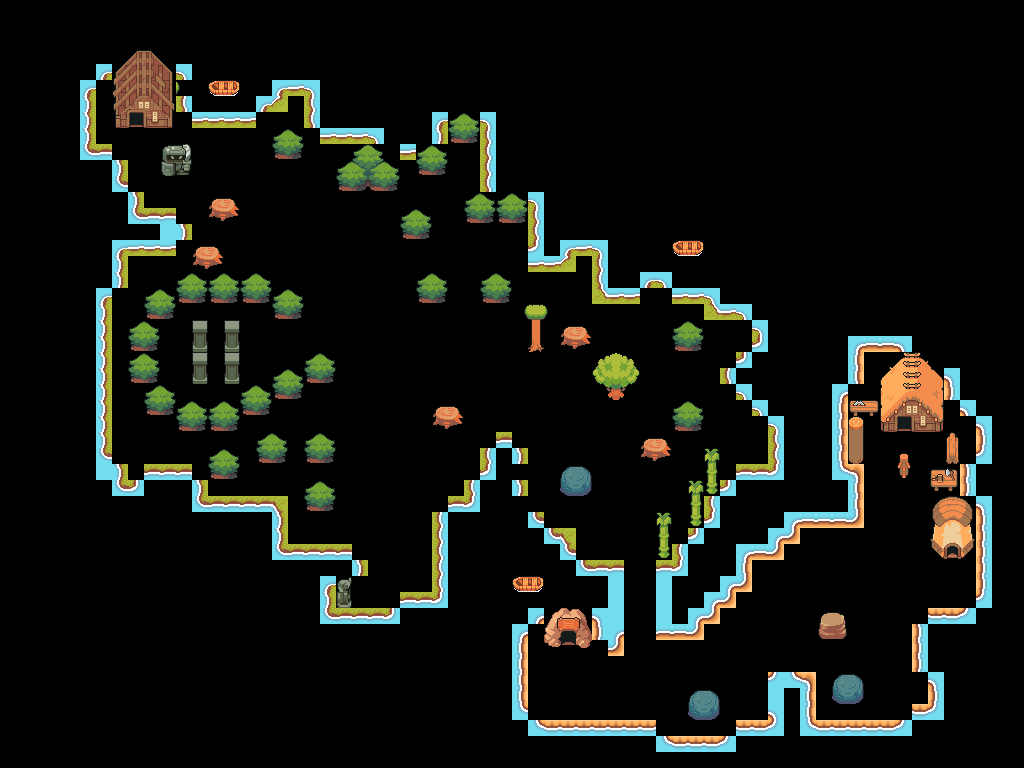

The image is a tile-based game level rendered from a .tmx file. Its description and source (layers, tilesets, objects; grid data summarised) follow:
An orthogonal 64x48 tile map with 16x16 px tiles, 1 tile layer (blocked), 2 hidden layers not drawn, 9 tilesets and 32 objects.

<map version="1.9" tiledversion="1.9.2" orientation="orthogonal" renderorder="right-down" width="64" height="48" tilewidth="16" tileheight="16" infinite="0" nextlayerid="25" nextobjectid="96">
 <editorsettings>
  <export target="../../../assets/level/Toussaint.json" format="json" />
 </editorsettings>
 <tileset firstgid="1" name="TilesetFloor" tilewidth="16" tileheight="16" tilecount="572" columns="22">
  <image source="TilesetFloor.png" width="352" height="417" />
 </tileset>
 <tileset firstgid="573" name="TilesetNature" tilewidth="16" tileheight="16" tilecount="336" columns="16">
  <image source="TilesetNature.png" width="256" height="336" />
 </tileset>
 <tileset firstgid="909" name="TilesetWater" tilewidth="16" tileheight="16" tilecount="476" columns="28">
  <image source="TilesetWater.png" width="448" height="272" />
 </tileset>
 <tileset firstgid="1385" name="TilesetHouse" tilewidth="16" tileheight="16" tilecount="759" columns="33">
  <image source="TilesetHouse.png" width="528" height="368" />
 </tileset>
 <tileset firstgid="2144" name="final_map" tilewidth="16" tileheight="16" tilecount="3072" columns="64">
  <image source="final_map.png" width="1024" height="768" />
 </tileset>
 <tileset firstgid="5216" name="TilesetReliefDetail" tilewidth="16" tileheight="16" tilecount="144" columns="12">
  <image source="TilesetReliefDetail.png" width="192" height="192" />
 </tileset>
 <tileset firstgid="5360" name="TilesetFloorDetail" tilewidth="16" tileheight="16" tilecount="80" columns="16">
  <image source="TilesetFloorDetail.png" width="256" height="80" />
 </tileset>
 <tileset firstgid="5440" name="LittleTreasureChest" tilewidth="16" tileheight="16" tilecount="2" columns="2">
  <image source="LittleTreasureChest.png" width="32" height="16" />
 </tileset>
 <tileset firstgid="5442" name="Beast" tilewidth="16" tileheight="16" tilecount="16" columns="4">
  <image source="Beast.png" width="64" height="64" />
 </tileset>
 <layer id="1" name="background" width="64" height="48" visible="0" locked="1">
  <data>[3072 cells, 3072 non-empty, 67 distinct tile ids]</data>
 </layer>
 <layer id="10" name="background_decorations" width="64" height="48" visible="0" locked="1">
  <data>[3072 cells, 146 non-empty, 33 distinct tile ids]</data>
 </layer>
 <layer id="3" name="blocked" width="64" height="48" locked="1">
  <data>[3072 cells, 598 non-empty, 388 distinct tile ids]</data>
 </layer>
 <objectgroup id="11" name="chest_locations" visible="0" locked="1">
  <object id="53" gid="5440" x="113" y="448" width="16" height="16">
   <properties>
    <property name="spawner" value="1" />
   </properties>
  </object>
  <object id="54" gid="5440" x="460" y="168" width="16" height="16">
   <properties>
    <property name="spawner" value="4" />
   </properties>
  </object>
  <object id="55" gid="5440" x="288" y="114" width="16" height="16">
   <properties>
    <property name="spawner" value="4" />
   </properties>
  </object>
  <object id="56" gid="5440" x="209" y="367" width="16" height="16">
   <properties>
    <property name="spawner" value="2" />
   </properties>
  </object>
  <object id="57" gid="5440" x="360" y="598" width="16" height="16">
   <properties>
    <property name="spawner " value="2" />
   </properties>
  </object>
  <object id="58" gid="5440" x="527" y="671" width="16" height="16">
   <properties>
    <property name="spawner" value="7" />
   </properties>
  </object>
  <object id="59" gid="5440" x="958" y="575" width="16" height="16">
   <properties>
    <property name="spawner" value="7" />
   </properties>
  </object>
  <object id="60" gid="5440" x="632" y="400" width="16" height="16">
   <properties>
    <property name="spawner" value="5" />
   </properties>
  </object>
  <object id="71" gid="5440" x="576" y="272" width="16" height="16">
   <properties>
    <property name="spawner" value="5" />
   </properties>
  </object>
  <object id="72" gid="5440" x="721" y="337" width="16" height="16">
   <properties>
    <property name="spawner" value="6" />
   </properties>
  </object>
  <object id="73" gid="5440" x="751" y="447" width="16" height="16">
   <properties>
    <property name="spawner" value="6" />
   </properties>
  </object>
  <object id="74" gid="5440" x="418" y="350" width="16" height="16">
   <properties>
    <property name="spawner" value="3" />
   </properties>
  </object>
  <object id="79" gid="5440" x="174" y="271" width="16" height="16">
   <properties>
    <property name="spawner" value="1" />
   </properties>
  </object>
  <object id="80" gid="5440" x="818" y="717" width="16" height="16">
   <properties>
    <property name="spawner" value="7" />
   </properties>
  </object>
  <object id="81" gid="5440" x="289" y="416" width="16" height="16">
   <properties>
    <property name="spawner" value="2" />
   </properties>
  </object>
 </objectgroup>
 <objectgroup id="7" name="monster_locations" visible="0" locked="1">
  <properties>
   <property name="spawner" value="1" />
  </properties>
  <object id="41" gid="5442" x="441" y="469" width="16" height="16">
   <properties>
    <property name="spawner" value="2" />
   </properties>
  </object>
  <object id="42" gid="5442" x="282" y="353" width="16" height="16">
   <properties>
    <property name="spawner" value="1" />
   </properties>
  </object>
  <object id="43" gid="5442" x="227" y="158" width="16" height="16">
   <properties>
    <property name="spawner" value="3" />
   </properties>
  </object>
  <object id="44" gid="5442" x="440" y="201" width="16" height="16">
   <properties>
    <property name="spawner" value="3" />
   </properties>
  </object>
  <object id="45" gid="5442" x="457" y="346" width="16" height="16">
   <properties>
    <property name="spawner" value="7" />
   </properties>
  </object>
  <object id="46" gid="5442" x="629" y="526" width="16" height="16">
   <properties>
    <property name="spawner" value="4" />
   </properties>
  </object>
  <object id="47" gid="5442" x="273" y="491" width="16" height="16">
   <properties>
    <property name="spawner" value="1" />
   </properties>
  </object>
  <object id="48" gid="5442" x="141" y="444" width="16" height="16">
   <properties>
    <property name="spawner" value="1" />
   </properties>
  </object>
  <object id="49" gid="5442" x="683" y="384" width="16" height="16">
   <properties>
    <property name="spawner" value="4" />
   </properties>
  </object>
  <object id="50" gid="5442" x="543" y="674" width="16" height="16">
   <properties>
    <property name="spawner" value="5" />
   </properties>
  </object>
  <object id="51" gid="5442" x="794" y="574" width="16" height="16">
   <properties>
    <property name="spawner" value="6" />
   </properties>
  </object>
  <object id="52" gid="5442" x="888" y="546" width="16" height="16">
   <properties>
    <property name="spawner" value="6" />
   </properties>
  </object>
  <object id="75" gid="5442" x="546" y="299" width="16" height="16">
   <properties>
    <property name="spawner" value="7" />
   </properties>
  </object>
  <object id="76" gid="5442" x="351" y="267" width="16" height="16">
   <properties>
    <property name="spawner" value="3" />
   </properties>
  </object>
  <object id="77" gid="5442" x="698" y="666" width="16" height="16">
   <properties>
    <property name="spawner" value="5" />
   </properties>
  </object>
  <object id="78" gid="5442" x="389" y="565" width="16" height="16">
   <properties>
    <property name="spawner" value="2" />
   </properties>
  </object>
 </objectgroup>
 <objectgroup id="6" name="player_locations" visible="0" locked="1">
  <object id="95" gid="832" x="913" y="451.5" width="16" height="16" />
 </objectgroup>
</map>
